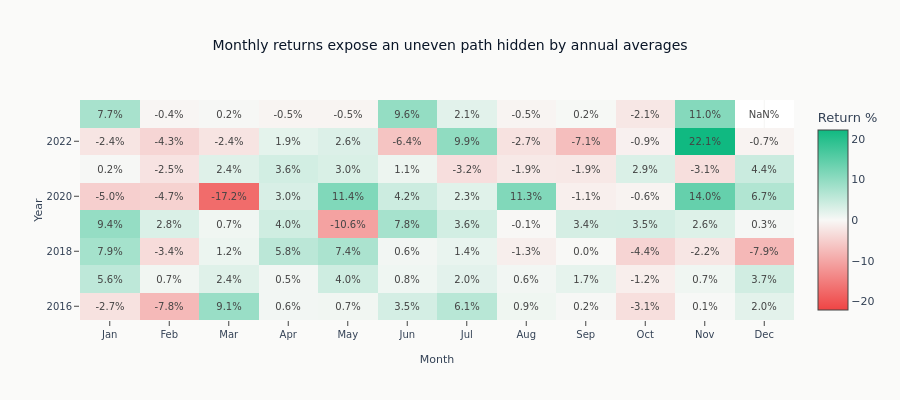

Notebook source saved alongside this figure:
### Markdown cell above
The heatmap below is the same monthly series as a year-by-month grid. Read down a column to see
whether a calendar month is systematically good or bad, and across a row to see how much of a
year's return came from how few of its months.

### Code cell
monthly_df["year"] = monthly_df["year"].astype(int)
monthly_df["month"] = monthly_df["month"].astype(int)

heatmap_data = (
    monthly_df.pivot(index="year", columns="month", values="monthly_return") * 100
)  # Convert to percentage

# Month names
month_names = ["Jan", "Feb", "Mar", "Apr", "May", "Jun", "Jul", "Aug", "Sep", "Oct", "Nov", "Dec"]

fig = go.Figure(
    data=go.Heatmap(
        z=heatmap_data.values,
        x=month_names,
        y=heatmap_data.index,
        colorscale=[
            [0.0, COLORS["negative"]],
            [0.5, COLORS["silver"]],
            [1.0, COLORS["positive"]],
        ],
        zmid=0,
        text=np.round(heatmap_data.values, 1),
        texttemplate="%{text:.1f}%",
        textfont={"size": 10},
        colorbar=dict(title="Return %"),
    )
)

fig.update_layout(
    title="Monthly returns expose an uneven path hidden by annual averages",
    xaxis_title="Month",
    yaxis_title="Year",
    height=400,
)
fig.show()

### Figure 1 — Plotly figure (JSON) as saved in the notebook; plotly's stock layout.template omitted (floating-point values rounded to 4 significant figures)
{"data": [{"colorbar": {"title": {"text": "Return %"}}, "colorscale": [[0.0, "#ef4444"], [0.5, "#F8F8F6"], [1.0, "#10b981"]], "text": [[-2.7, -7.8, 9.1, 0.6, 0.7, 3.5, 6.1, 0.9, 0.2, -3.1, 0.1, 2.0], [5.6, 0.7, 2.4, 0.5, 4.0, 0.8, 2.0, 0.6, 1.7, -1.2, 0.7, 3.7], [7.9, -3.4, 1.2, 5.8, 7.4, 0.6, 1.4, -1.3, -0.0, -4.4, -2.2, -7.9], [9.4, 2.8, 0.7, 4.0, -10.6, 7.8, 3.6, -0.1, 3.4, 3.5, 2.6, 0.3], [-5.0, -4.7, -17.2, 3.0, 11.4, 4.2, 2.3, 11.3, -1.1, -0.6, 14.0, 6.7], [0.2, -2.5, 2.4, 3.6, 3.0, 1.1, -3.2, -1.9, -1.9, 2.9, -3.1, 4.4], [-2.4, -4.3, -2.4, 1.9, 2.6, -6.4, 9.9, -2.7, -7.1, -0.9, 22.1, -0.7], [7.7, -0.4, 0.2, -0.5, -0.5, 9.6, 2.1, -0.5, 0.2, -2.1, 11.0, NaN]], "textfont": {"size": 10}, "texttemplate": "%{text:.1f}%", "type": "heatmap", "x": ["Jan", "Feb", "Mar", "Apr", "May", "Jun", "Jul", "Aug", "Sep", "Oct", "Nov", "Dec"], "y": [2016, 2017, 2018, 2019, 2020, 2021, 2022, 2023], "z": [[-2.739, -7.763, 9.064, 0.5735, 0.6801, 3.455, 6.131, 0.8758, 0.234, -3.1, 0.05732, 2.019], [5.565, 0.7104, 2.373, 0.548, 4.005, 0.8437, 1.968, 0.5693, 1.72, -1.183, 0.7363, 3.703], [7.873, -3.447, 1.183, 5.807, 7.39, 0.5671, 1.395, -1.267, -0.03635, -4.409, -2.226, -7.857], [9.437, 2.833, 0.7274, 3.951, -10.63, 7.814, 3.649, -0.08321, 3.368, 3.456, 2.573, 0.2567], [-5.004, -4.668, -17.23, 3.032, 11.41, 4.156, 2.259, 11.33, -1.109, -0.5964, 14.05, 6.744], [0.1915, -2.549, 2.418, 3.615, 2.962, 1.055, -3.165, -1.892, -1.943, 2.866, -3.114, 4.424], [-2.351, -4.284, -2.443, 1.866, 2.644, -6.438, 9.946, -2.727, -7.096, -0.9282, 22.14, -0.6653], [7.667, -0.4099, 0.1821, -0.4987, -0.4789, 9.579, 2.095, -0.5202, 0.1586, -2.116, 10.98, NaN]], "zmid": 0}], "layout": {"height": 400, "title": {"text": "Monthly returns expose an uneven path hidden by annual averages"}, "xaxis": {"title": {"text": "Month"}}, "yaxis": {"title": {"text": "Year"}}}}
